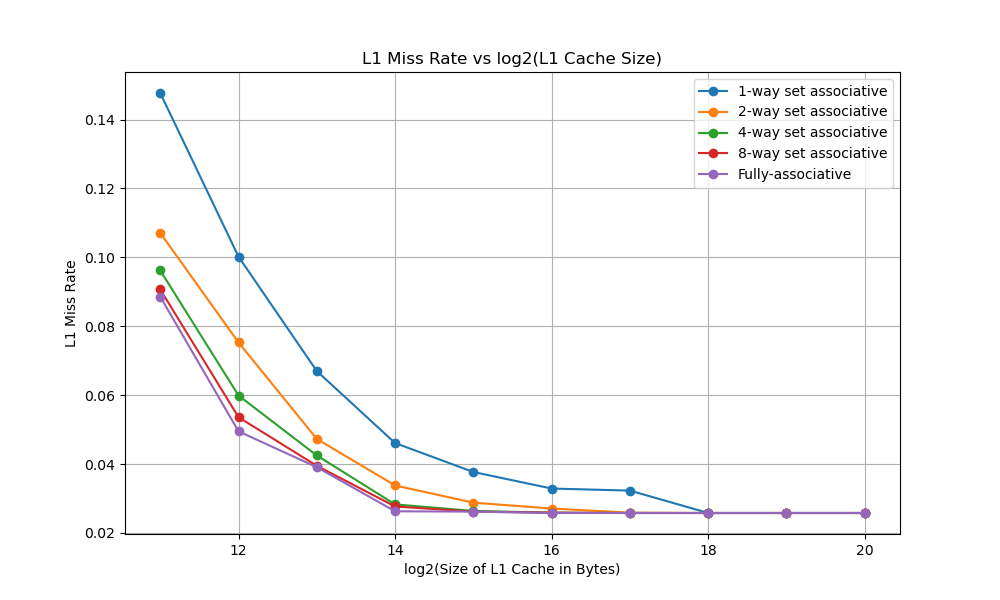

This chart was generated by the following Python code:
import subprocess
import re
import matplotlib.pyplot as plt
import numpy as np

# Constants
block_size = 32  # Fixed block size
num_of_vc_blocks = 0  # No victim cache
l2_size = 0  # No L2 cache
l2_assoc = 0  # No L2 cache
trace_file_name = 'gcc_trace.txt'  # Replace with actual trace file name

# Cache sizes from 2KB to 1MB in bytes
sizes_kb = [2, 4, 8, 16, 32, 64, 128, 256, 512, 1024]
sizes_bytes = [size * 1024 for size in sizes_kb]

# Associativities to test
associativities = [1, 2, 4, 8, 'fully-associative']

# Regular expression to capture L1 miss rate from output.txt
miss_rate_pattern = re.compile(r"h\. combined L1\+VC miss rate:\s+([0-9]*\.[0-9]*)")

# Function to run the cache simulator and extract the L1 miss rate
def run_cache_sim(L1_size, L1_assoc):
    # Determine associativity parameter
    if L1_assoc == 'fully-associative':
        assoc_arg = L1_size // block_size  # Associativity is Size / Block Size for fully-associative
    else:
        assoc_arg = L1_assoc

    command = f'./cache_sim {L1_size} {assoc_arg} {block_size} {num_of_vc_blocks} {l2_size} {l2_assoc} {trace_file_name} > output.txt'
    subprocess.run(command, shell=True)
    
    # Read and parse the output file
    with open('output.txt', 'r') as f:
        output = f.read()
        match = miss_rate_pattern.search(output)
        if match:
            return float(match.group(1))
        else:
            return None

# Store results in a dictionary, one entry per associativity
miss_rates = {assoc: [] for assoc in associativities}

# Run experiments for each combination of SIZE and ASSOCIATIVITY
for size in sizes_bytes:
    for assoc in associativities:
        miss_rate = run_cache_sim(size, assoc)
        if miss_rate is not None:
            miss_rates[assoc].append(miss_rate)

# Plotting the results
plt.figure(figsize=(10, 6))
log2_sizes = np.log2(sizes_bytes)
for assoc in associativities:
    label = f'{assoc}-way set associative' if assoc != 'fully-associative' else 'Fully-associative'
    plt.plot(log2_sizes, miss_rates[assoc], label=label, marker='o')

# Add labels and title
plt.xlabel('log2(Size of L1 Cache in Bytes)')
plt.ylabel('L1 Miss Rate')
plt.title('L1 Miss Rate vs log2(L1 Cache Size)')
plt.legend()
plt.grid(True)
plt.show()
